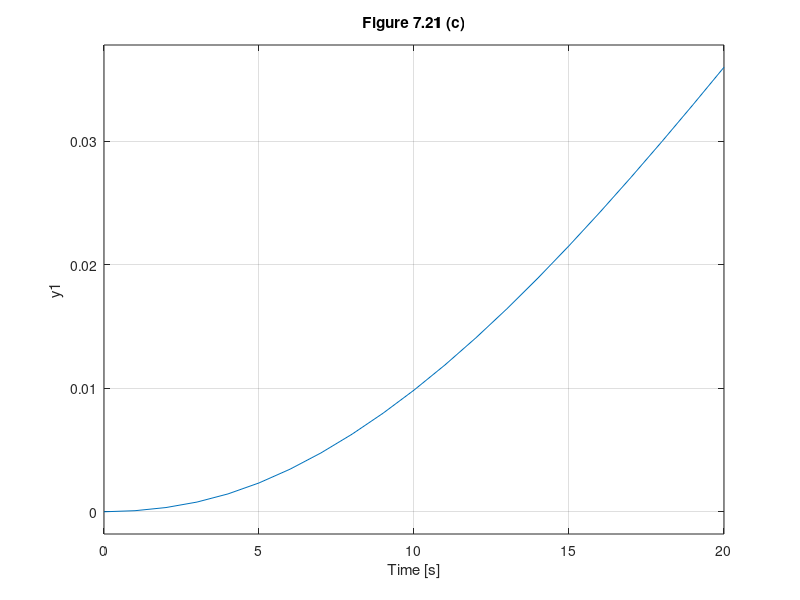

The MATLAB source for this figure:
% Boeing 747 Longitudinal example from Etkin

close all

theta0 = 0.0;
u0     = 774.0;

A = [ -0.00686854   0.01394951    0.0         -32.2  
      -0.09052721  -0.31506319  773.97653828    0.0
       0.00011865  -0.00102552   -0.42843608    0.0
       0.0          0.0           1.0           0.0  ];

B = [   9.66
           0.0
           0.0
           0.0];

ev=eig(A);

for i=1:length(ev)
  if imag(ev(i))~=0,
    Tper(i)=2*pi/imag(ev(i));
    nhalf(i)=(log(2)/(2*pi))*abs(imag(ev(i)))/abs(real(ev(i)));
    thalf(i)=log(2)/abs(real(ev(i)));
  end
end

% State vector is x = (delta_u  w  q  delta_theta)
% Output vector y = [ delta_u  alfa  gamma q ]

C =[1   0     0  0  
    0  1/u0   0  0  
    0 -1/u0   0  1  
    0   0     1  0 ];
D =zeros(4,1);

T=0:1:20;
sys=ss(A,B,(1/6)*C(1,:),D(1,1)) ; 
step(sys,T) ; 
title('Figure 7.21 (a)')
temp=input('<cr> for next');

sys=ss(A,B,(1/6)*C(2,:),D(2,1)) ; 
step(sys,T) ; 
title('Figure 7.21 (b)')
temp=input('<cr> for next');

sys=ss(A,B,(1/6)*C(3,:),D(3,1)) ; 
step(sys,T) ; 
title('Figure 7.21 (c)')
